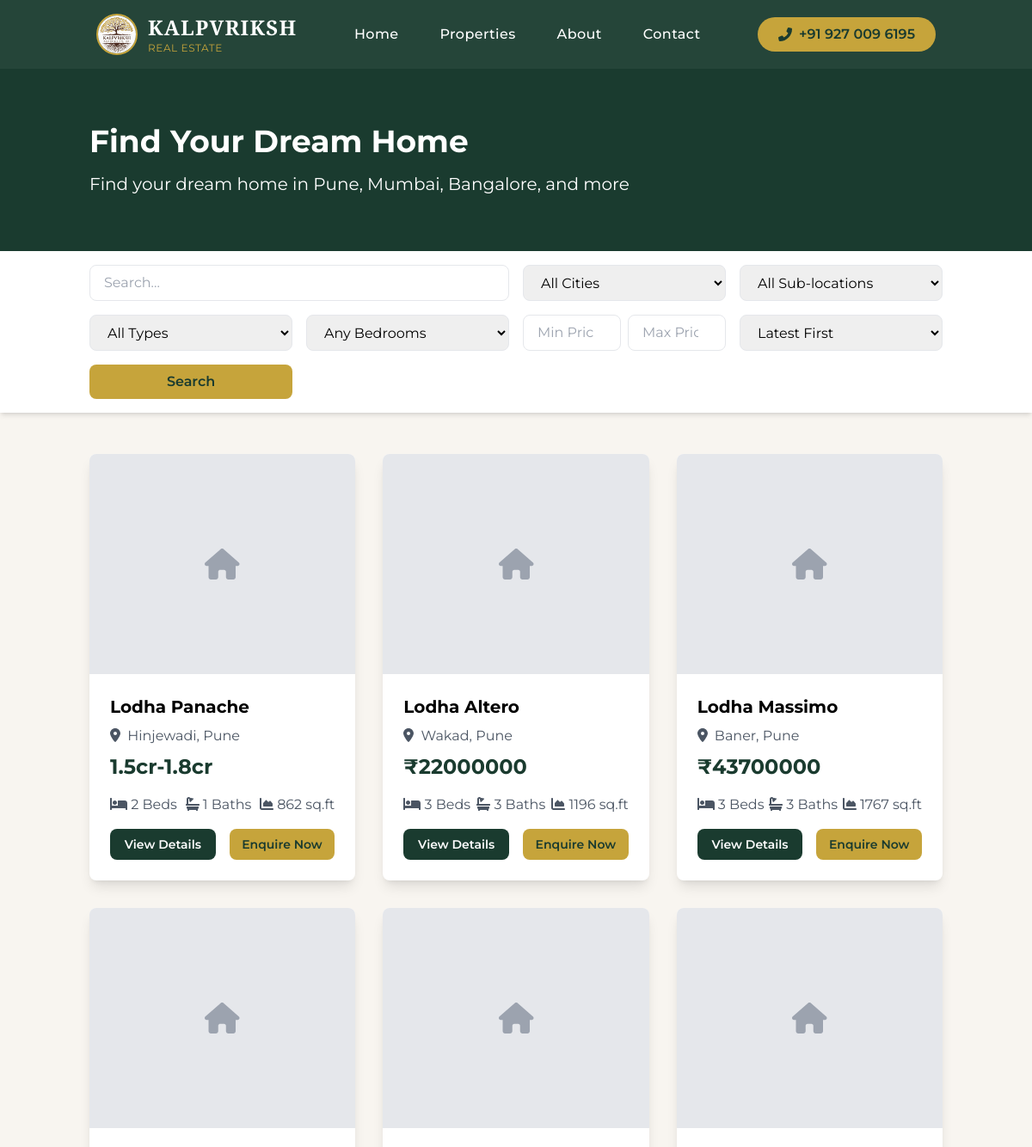
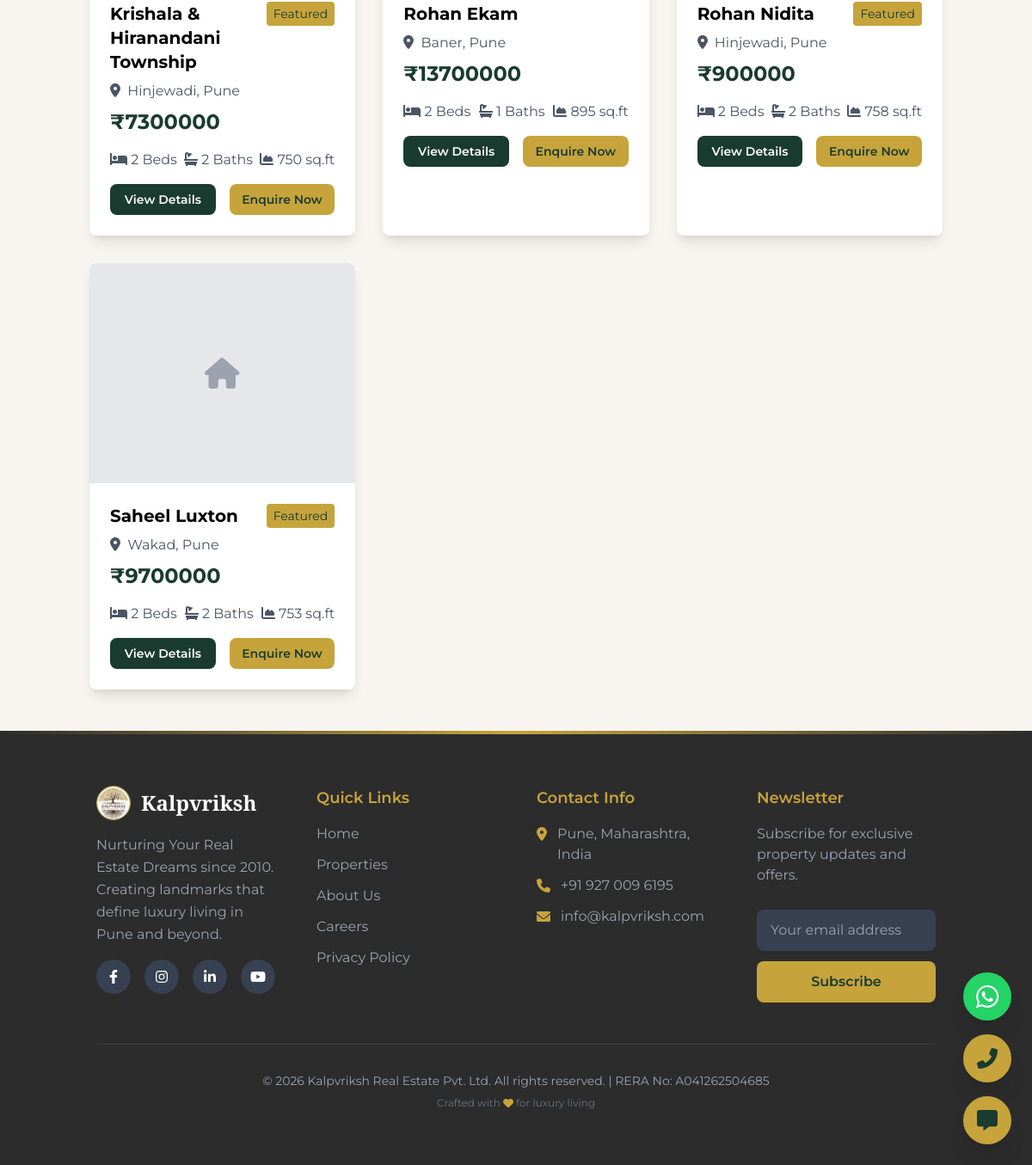
Page /properties/ on the committed database (2 pictures, top to bottom).
### properties/models.py (models this page shows, shortened)
class Property(models.Model):
    STATUS_CHOICES = (
        ('draft', 'Draft'),
        ('published', 'Published'),
        ('archived', 'Archived'),
    )
    PROPERTY_TYPES = (
        ('apartment', 'Apartment'),
        ('villa', 'Villa'),
        ('penthouse', 'Penthouse'),
        ('commercial', 'Commercial'),
        ('land', 'Land'),
    )
    title = models.CharField(max_length=200, db_index=True)
    slug = models.SlugField(max_length=250, unique=True, blank=True)
    property_type = models.CharField(max_length=20, choices=PROPERTY_TYPES)
    description = models.TextField()
    short_description = models.TextField(max_length=500, blank=True)
    price = models.DecimalField(max_digits=12, decimal_places=2, db_index=True)
    price_display = models.CharField(max_length=100, blank=True, help_text="Custom price display (e.g. 1.1cr - 1.5cr). If empty, numerical price will be shown.")
    price_per_sqft = models.DecimalField(max_digits=10, decimal_places=2, blank=True, null=True)
    booking_amount = models.DecimalField(max_digits=10, decimal_places=2, blank=True, null=True)
    hide_price = models.BooleanField(default=False, help_text="Show 'Price on Request' instead of the actual price")
    bedrooms = models.IntegerField(null=True, blank=True)
    bathrooms = models.IntegerField(null=True, blank=True)
    area_sqft = models.DecimalField(max_digits=10, decimal_places=2, db_index=True)
    carpet_area = models.DecimalField(max_digits=10, decimal_places=2, blank=True, null=True)
    floor_no = models.IntegerField(blank=True, null=True)
    total_floors = models.IntegerField(blank=True, null=True)
    address = models.TextField()
    city = models.ForeignKey(City, on_delete=models.SET_NULL, null=True, related_name='properties')
    sublocation = models.ForeignKey(Sublocation, on_delete=models.SET_NULL, null=True, related_name='properties')
    pincode = models.CharField(max_length=6)
    latitude = models.DecimalField(max_digits=9, decimal_places=6, blank=True, null=True)
    longitude = models.DecimalField(max_digits=9, decimal_places=6, blank=True, null=True)
    main_image = models.ImageField(upload_to='properties/main/%Y/%m/', blank=True, null=True)
    video_url = models.URLField(blank=True, null=True)
    virtual_tour_url = models.URLField(blank=True, null=True)
    floor_plan = models.ImageField(upload_to='properties/floorplans/%Y/%m/', blank=True, null=True)
    builder = models.ForeignKey(Builder, on_delete=models.SET_NULL, null=True, blank=True, related_name='properties')
    builder_name = models.CharField(max_length=200, blank=True)
    builder_logo = models.ImageField(upload_to='builders/logos/', blank=True, null=True)
    rera_number = models.CharField(max_length=50, blank=True, null=True, default='A041262504685')
    possession_date = models.DateField(blank=True, null=True)
    meta_title = models.CharField(max_length=70, blank=True, help_text="SEO Title (max 70 chars)")
    meta_description = models.TextField(max_length=160, blank=True, help_text="SEO Description (max 160 chars)")
    meta_keywords = models.CharField(max_length=255, blank=True, help_text="Comma-separated keywords")
    canonical_url = models.URLField(blank=True, null=True)
    status = models.CharField(max_length=20, choices=STATUS_CHOICES, default='draft', db_index=True)
    is_featured = models.BooleanField(default=False, db_index=True)
    is_urgent_sale = models.BooleanField(default=False)
    views_count = models.PositiveIntegerField(default=0)
    inquiries_count = models.PositiveIntegerField(default=0)
    amenities = models.ManyToManyField('Amenity', blank=True, related_name='properties')
    created_at = models.DateTimeField(auto_now_add=True)
    updated_at = models.DateTimeField(auto_now=True)
    published_at = models.DateTimeField(blank=True, null=True)
    class Meta:
        ordering = ['-created_at']
        indexes = [
            models.Index(fields=['city', 'status']),
            models.Index(fields=['sublocation', 'status']),
            models.Index(fields=['price', 'status']),
            models.Index(fields=['area_sqft', 'status']),
        ]

class Sublocation(models.Model):
    city = models.ForeignKey(City, on_delete=models.CASCADE, related_name='sublocations')
    name = models.CharField(max_length=100)
    slug = models.SlugField(max_length=120, blank=True)
    class Meta:
        unique_together = ('city', 'slug')
        ordering = ['name']

class City(models.Model):
    name = models.CharField(max_length=100, unique=True)
    slug = models.SlugField(max_length=120, unique=True, blank=True)
    image = models.ImageField(upload_to='cities/', blank=True, null=True)
    is_featured = models.BooleanField(default=False, db_index=True)
    class Meta:
        verbose_name_plural = "Cities"
        ordering = ['name']

### properties/views.py (the view, shortened to what this page needs)
# urls.py: path('properties/', views.property_list, name='property_list'),
def property_list(request):
    properties = Property.objects.filter(status='published')
    city_slug = request.GET.get('city', '')
    sublocation_slug = request.GET.get('sublocation', '')
    if city_slug:
        properties = properties.filter(city__slug=city_slug)
    if sublocation_slug:
        properties = properties.filter(sublocation__slug=sublocation_slug)
    search_query = request.GET.get('q')
    property_type = request.GET.get('type')
    if property_type:
        properties = properties.filter(property_type=property_type)
    bedrooms = request.GET.get('bedrooms')
    if bedrooms:
        if bedrooms == '4':
            properties = properties.filter(bedrooms__gte=4)
        else:
            properties = properties.filter(bedrooms=bedrooms)
    min_price = request.GET.get('min_price')
    if min_price:
        properties = properties.filter(price__gte=min_price)
    max_price = request.GET.get('max_price')
    if max_price:
        properties = properties.filter(price__lte=max_price)
    sort_by = request.GET.get('sort', '-created_at')
    allowed_sorts = ['price', '-price', 'area_sqft', '-area_sqft', 'created_at', '-created_at']
    if sort_by in allowed_sorts:
        properties = properties.order_by(sort_by)
    paginator = Paginator(properties, 12)  # Show 12 properties per page
    page_number = request.GET.get('page')
    page_obj = paginator.get_page(page_number)
    all_cities = City.objects.all()
    sublocations = []
    if city_slug:
        sublocations = Sublocation.objects.filter(city__slug=city_slug)
    context = {
        'properties': page_obj,
        'search_query': search_query,
        'selected_city': city_slug,
        'selected_sublocation': sublocation_slug,
        'selected_type': property_type,
        'selected_bedrooms': bedrooms,
        'selected_sort': sort_by,
        'min_price': min_price,
        'max_price': max_price,
        'cities': all_cities,
        'sublocations': sublocations,
        'property_types': Property.PROPERTY_TYPES,
    }
    return render(request, 'properties/property_list.html', context)

### templates/properties/property_list.html (shortened to what this page needs)
{% extends 'base.html' %}
{% block content %}
<section class="bg-deep-green text-white py-16">
    <div class="container mx-auto px-4">
        <h1 class="text-4xl font-bold mb-4">Find Your Dream Home</h1>
        <p class="text-xl">Find your dream home in Pune, Mumbai, Bangalore, and more</p>
    </div>
</section>
<section class="bg-white shadow-md py-4 sticky top-20 z-40">
    <div class="container mx-auto px-4">
        <form method="GET" id="filter-form" class="hidden lg:grid grid-cols-1 sm:grid-cols-2 lg:grid-cols-4 xl:grid-cols-8 gap-4">
            <div class="sm:col-span-2 lg:col-span-2 xl:col-span-1">
                <input type="text" name="q" placeholder="Search..." value="{{ search_query|default:'' }}" class="w-full px-4 py-2 border rounded-lg focus:outline-none focus:ring-2 focus:ring-gold">
            </div>
            <select name="city" id="city-filter" class="w-full px-4 py-2 border rounded-lg focus:outline-none focus:ring-2 focus:ring-gold">
                <option value="">All Cities</option>
            </select>
            <select name="sublocation" id="sublocation-filter" class="w-full px-4 py-2 border rounded-lg focus:outline-none focus:ring-2 focus:ring-gold">
                <option value="">All Sub-locations</option>
            </select>
            <select name="type" class="w-full px-4 py-2 border rounded-lg focus:outline-none focus:ring-2 focus:ring-gold">
                <option value="">All Types</option>
            </select>
            <select name="bedrooms" class="w-full px-4 py-2 border rounded-lg focus:outline-none focus:ring-2 focus:ring-gold">
                <option value="">Any Bedrooms</option>
            </select>
            <div class="flex gap-2">
                <input type="number" name="min_price" placeholder="Min Price" value="{{ min_price|default:'' }}" class="w-1/2 px-4 py-2 border rounded-lg focus:outline-none focus:ring-2 focus:ring-gold">
                <input type="number" name="max_price" placeholder="Max Price" value="{{ max_price|default:'' }}" class="w-1/2 px-4 py-2 border rounded-lg focus:outline-none focus:ring-2 focus:ring-gold">
            </div>
            <select name="sort" class="w-full px-4 py-2 border rounded-lg focus:outline-none focus:ring-2 focus:ring-gold">
                <option value="-created_at" {% if selected_sort == '-created_at' %}selected{% endif %}>Latest First</option>
            </select>
            <button type="submit" class="w-full bg-gold text-deep-green px-6 py-2 rounded-lg font-semibold hover:bg-opacity-90 transition">
                Search
            </button>
        </form>
    </div>
</section>
<section class="container mx-auto px-4 py-12">
    <div class="grid md:grid-cols-2 lg:grid-cols-3 gap-8">
        {% for property in properties %}
        <div class="bg-white rounded-lg shadow-lg overflow-hidden hover:shadow-xl transition transform hover:-translate-y-1">
            {% if property.main_image %}
            <img src="{{ property.main_image.url }}" alt="{{ property.title }}" class="w-full h-64 object-cover">
            {% else %}
            <div class="w-full h-64 bg-gray-200 flex items-center justify-center">
                <i class="fas fa-home text-4xl text-gray-400"></i>
            </div>
            {% endif %}
            <div class="p-6">
                <div class="flex justify-between items-start mb-2">
                    <h3 class="text-xl font-bold">{{ property.title }}</h3>
                    {% if property.is_featured %}
                    <span class="bg-gold text-deep-green px-2 py-1 rounded text-sm">Featured</span>
                    {% endif %}
                </div>
                <p class="text-gray-600 mb-2"><i class="fas fa-map-marker-alt mr-1"></i> {{ property.sublocation.name }}, {{ property.city.name }}</p>
                {% if property.hide_price %}
                <p class="text-2xl font-bold text-deep-green mb-4">Price on Request</p>
                {% elif property.price_display %}
                <p class="text-2xl font-bold text-deep-green mb-4">{{ property.price_display }}</p>
                {% else %}
                <p class="text-2xl font-bold text-deep-green mb-4">₹{{ property.price|floatformat:0 }}</p>
                {% endif %}
                <div class="flex justify-between text-gray-600 mb-4">
                    <span><i class="fas fa-bed"></i> {{ property.bedrooms|default:"-" }} Beds</span>
                    <span><i class="fas fa-bath"></i> {{ property.bathrooms|default:"-" }} Baths</span>
                    <span><i class="fas fa-chart-area"></i> {{ property.area_sqft|floatformat:0 }} sq.ft</span>
                </div>
                <div class="grid grid-cols-2 gap-4">
                    <a href="{% url 'property_detail' property.slug %}" class="text-center bg-deep-green text-white py-2 rounded-lg hover:bg-opacity-90 transition text-sm font-semibold">
                        View Details
                    </a>
                    <button onclick="openEnquiryModal('{{ property.id }}')" class="text-center bg-gold text-deep-green py-2 rounded-lg hover:bg-opacity-90 transition text-sm font-semibold">
                        Enquire Now
                    </button>
                </div>
            </div>
        </div>
        {% endfor %}
    </div>
</section>
{% endblock %}

### rows in the picture
Property: title "Lodha Panache", sublocation.name "Hinjewadi", city.name "Pune", price_display "1.5cr-1.8cr", bedrooms "2", bathrooms "1", area_sqft "862"
Property: title "Lodha Altero", sublocation.name "Wakad", city.name "Pune", price "22000000", bedrooms "3", bathrooms "3", area_sqft "1196"
Property: title "Lodha Massimo", sublocation.name "Baner", city.name "Pune", price "43700000", bedrooms "3", bathrooms "3", area_sqft "1767"
Property: title "Krishala & Hiranandani Township", is_featured "Featured", sublocation.name "Hinjewadi", city.name "Pune", price "7300000", bedrooms "2", bathrooms "2", area_sqft "750"
Property: title "Rohan Ekam", sublocation.name "Baner", city.name "Pune", price "13700000", bedrooms "2", bathrooms "1", area_sqft "895"
Property: title "Rohan Nidita", is_featured "Featured", sublocation.name "Hinjewadi", city.name "Pune", price "900000", bedrooms "2", bathrooms "2", area_sqft "758"
Property: title "Saheel Luxton", is_featured "Featured", sublocation.name "Wakad", city.name "Pune", price "9700000", bedrooms "2", bathrooms "2", area_sqft "753"
